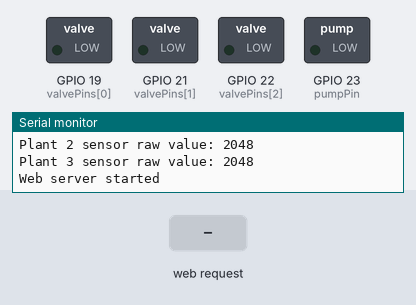
The sketch below on a simulated ESP32. On the bench: switched loads named in the sketch (green lamp = pin HIGH), the last lines printed to the serial monitor. The inputs (shaded band) are chosen by the test bench. WiFi joins after 1.5 s; servers stay silent unless stated.

Above: at 4.7 s.
4.8 s: HTTP request GET /valve1on received
At 5.6 s:
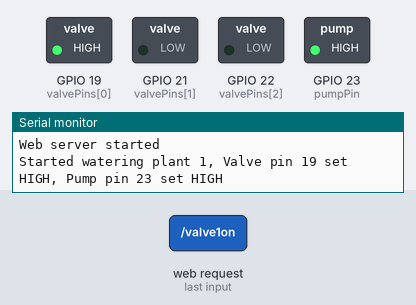
6.3 s: HTTP request GET /valve2on received
At 6.8 s:
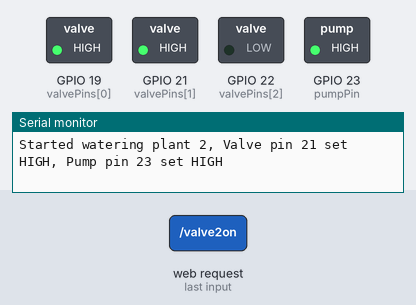
7.8 s: HTTP request GET /valve1off received
At 9.0 s:
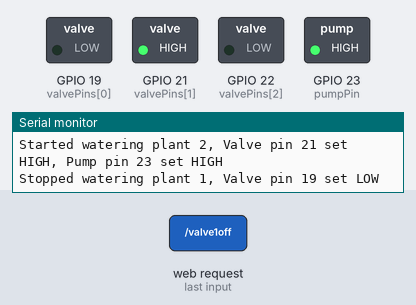
9.3 s: HTTP request GET /valve3on received
At 10.2 s:
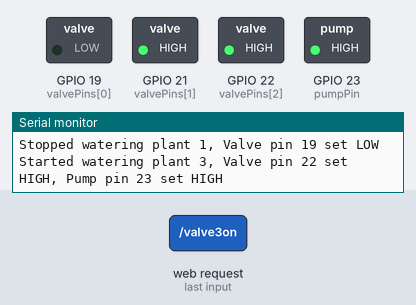
10.8 s: HTTP request GET /valve2off received
At 11.4 s:
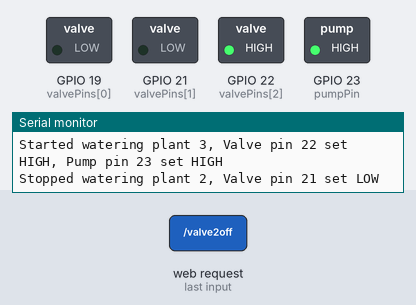
12.3 s: HTTP request GET /valve1on received
At 13.8 s:
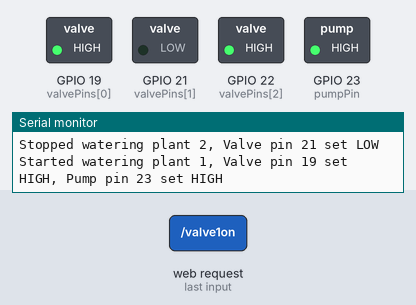
Timing chart, 0 to 14.8 s (numbered marks = the images above; inputs shaded):
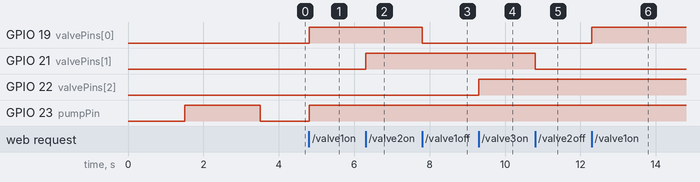

Measured:
- after the input at 4.8 s, GPIO 19 (valvePins[0]), GPIO 23 (pumpPin): LOW → HIGH at once
- after the input at 6.3 s, GPIO 21 (valvePins[1]): LOW → HIGH at once
- after the input at 7.8 s, GPIO 19 (valvePins[0]): HIGH → LOW at once
- after the input at 9.3 s, GPIO 22 (valvePins[2]): LOW → HIGH at once
- after the input at 10.8 s, GPIO 21 (valvePins[1]): HIGH → LOW at once
- after the input at 12.3 s, GPIO 19 (valvePins[0]): LOW → HIGH at once

The sketch:

Mobile_Irigation_No1.ino
```cpp
#include <WiFi.h>
#include <WebServer.h>
#include <ArduinoJson.h>

// WiFi credentials
const char* ssid = "ESP32Test"; // Replace with your WiFi network SSID
const char* password = "12345678"; // Replace with your WiFi network password

// Sensor pins
const int sensorPins[3] = {15, 5, 18}; // Plant 1, Plant 2, Plant 3

// Valve pins
const int valvePins[3] = {19, 21, 22};

// Pump pin
const int pumpPin = 23;

// Calibration values for sensors (adjust based on your sensor's raw readings)
const int airValue = 3500; // Analog reading in air (dry); typically high (e.g., 3500–4095)
const int waterValue = 1500; // Analog reading in water (wet); typically low (e.g., 1000–1500)

// Timing
const unsigned long checkInterval = 20000; // 20 seconds
unsigned long lastCheck = 0;

// Moisture readings
int moistureValues[3] = {0, 0, 0};

// State tracking
bool pumpRunning = false;
bool valvesRunning[3] = {false, false, false};

WebServer server(80);

// Read moisture and convert to percentage
int readMoisture(int analogValue) {
  // Map higher analog values (dry) to 0% and lower values (wet) to 100%
  int percent = map(analogValue, airValue, waterValue, 0, 100);
  // Ensure percentage stays within 0–100
  if (percent < 0) percent = 0;
  if (percent > 100) percent = 100;
  return percent;
}

void handleStatus() {
  StaticJsonDocument<300> doc;
  JsonArray moistureArray = doc.createNestedArray("moisture");
  for (int i = 0; i < 3; i++) {
    moistureArray.add(moistureValues[i]);
  }
  doc["pumpRunning"] = pumpRunning;
  JsonArray valvesArray = doc.createNestedArray("valvesRunning");
  for (int i = 0; i < 3; i++) {
    valvesArray.add(valvesRunning[i]);
  }
  String response;
  serializeJson(doc, response);
  server.send(200, "application/json", response);
  Serial.println("Served /status request");
}

void startWatering(int plantIndex) {
  if (plantIndex < 0 || plantIndex > 2) return;
  digitalWrite(valvePins[plantIndex], HIGH);
  valvesRunning[plantIndex] = true;
  digitalWrite(pumpPin, HIGH);
  pumpRunning = true;
  Serial.printf("Started watering plant %d, Valve pin %d set HIGH, Pump pin %d set HIGH\n",
                plantIndex + 1, valvePins[plantIndex], pumpPin);
}

void stopWatering(int plantIndex) {
  if (plantIndex < 0 || plantIndex > 2) return;
  digitalWrite(valvePins[plantIndex], LOW);
  valvesRunning[plantIndex] = false;
  bool anyValveOpen = false;
  for (int i = 0; i < 3; i++) {
    if (valvesRunning[i]) {
      anyValveOpen = true;
      break;
    }
  }
  if (!anyValveOpen) {
    digitalWrite(pumpPin, LOW);
    pumpRunning = false;
    Serial.printf("All valves closed, Pump pin %d set LOW\n", pumpPin);
  }
  Serial.printf("Stopped watering plant %d, Valve pin %d set LOW\n",
                plantIndex + 1, valvePins[plantIndex]);
}

void handleValve1On() { startWatering(0); server.send(200, "text/plain", "Valve 1 + Pump ON"); }
void handleValve1Off() { stopWatering(0); server.send(200, "text/plain", "Valve 1 + Pump OFF"); }
void handleValve2On() { startWatering(1); server.send(200, "text/plain", "Valve 2 + Pump ON"); }
void handleValve2Off() { stopWatering(1); server.send(200, "text/plain", "Valve 2 + Pump OFF"); }
void handleValve3On() { startWatering(2); server.send(200, "text/plain", "Valve 3 + Pump ON"); }
void handleValve3Off() { stopWatering(2); server.send(200, "text/plain", "Valve 3 + Pump OFF"); }

void setup() {
  Serial.begin(115200);

  // Attempt to connect to WiFi network
  Serial.println("Connecting to WiFi...");
  WiFi.begin(ssid, password);

  // Wait for connection with a 10-second timeout
  unsigned long startAttemptTime = millis();
  const unsigned long timeout = 10000; // 10 seconds

  while (WiFi.status() != WL_CONNECTED && millis() - startAttemptTime < timeout) {
    delay(500);
    Serial.print(".");
  }

  // Check connection status
  if (WiFi.status() == WL_CONNECTED) {
    Serial.println("\nWiFi Connected");
    Serial.print("Use this IP in MAUI app: ");
    Serial.println(WiFi.localIP());
  } else {
    Serial.println("\nWiFi Connection Failed. Check SSID/password or network availability.");
    return; // Skip server setup if no connection
  }

  // Setup pins
  for (int i = 0; i < 3; i++) {
    pinMode(sensorPins[i], INPUT);
    pinMode(valvePins[i], OUTPUT);
    digitalWrite(valvePins[i], LOW);
  }
  pinMode(pumpPin, OUTPUT);
  digitalWrite(pumpPin, LOW);

  // Test pump pin
  Serial.println("Testing pump pin...");
  digitalWrite(pumpPin, HIGH);
  Serial.printf("Pump pin %d set HIGH for 2 seconds\n", pumpPin);
  delay(2000); // Hold HIGH for 2 seconds
  digitalWrite(pumpPin, LOW);
  Serial.printf("Pump pin %d set LOW\n", pumpPin);

  // Test sensors by reading raw values
  Serial.println("Initial sensor readings (raw analog values):");
  for (int i = 0; i < 3; i++) {
    int analogVal = analogRead(sensorPins[i]);
    Serial.printf("Plant %d sensor raw value: %d\n", i + 1, analogVal);
  }

  // Web server routes
  server.on("/status", handleStatus);
  server.on("/valve1on", handleValve1On);
  server.on("/valve1off", handleValve1Off);
  server.on("/valve2on", handleValve2On);
  server.on("/valve2off", handleValve2Off);
  server.on("/valve3on", handleValve3On);
  server.on("/valve3off", handleValve3Off);

  server.begin();
  Serial.println("Web server started");
}

void loop() {
  // Only handle client requests if WiFi is connected
  if (WiFi.status() == WL_CONNECTED) {
    server.handleClient();
  } else {
    Serial.println("WiFi disconnected. Attempting to reconnect...");
    WiFi.reconnect();
    delay(5000);
    if (WiFi.status() == WL_CONNECTED) {
      Serial.print("Reconnected. Use this IP in MAUI app: ");
      Serial.println(WiFi.localIP());
    }
  }

  unsigned long now = millis();
  if (now - lastCheck >= checkInterval) {
    lastCheck = now;
    for (int i = 0; i < 3; i++) {
      int analogVal = analogRead(sensorPins[i]);
      moistureValues[i] = readMoisture(analogVal);
      Serial.printf("Plant %d sensor raw value: %d, Moisture: %d%%\n", i + 1, analogVal, moistureValues[i]);
    }
  }
}
```
